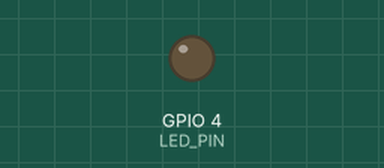
Bench run of a sketch on a simulated ESP32. On the bench: output pins drawn as LEDs (lit = HIGH).

Above: at 2.1 s.
At 6.1 s:
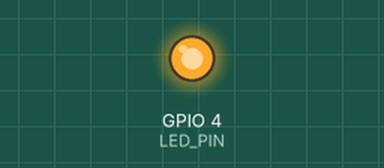
Timing chart, 0 to 6.4 s (numbered marks = the images above):
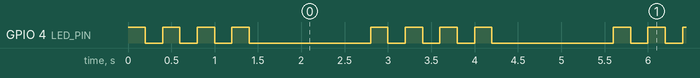

Measured:
- by itself, GPIO 4 (LED_PIN): repeats every 2.8 s: 3 × (LOW 0.20 s, HIGH 0.20 s), LOW 1.4 s, HIGH 0.20 s
- by itself, everything shown: repeats every 2.8 s, in 8 steps

The sketch:

circuito4.ino
```cpp
const int LED_PIN = 4; // Pin del LED

void setup() {
pinMode(LED_PIN, OUTPUT); // Configura el pin como salida
}

void loop() {
int contador = 1; // Variable de control

do {
digitalWrite(LED_PIN, HIGH); // Enciende el LED
delay(200); // Espera

digitalWrite(LED_PIN, LOW); // Apaga el LED
delay(200); // Espera

contador++; // Actualiza el contador
} while (contador <= 4); // Verifica la condicion al final

delay(1200); // Pausa antes de repetir la secuencia completa
}
```
